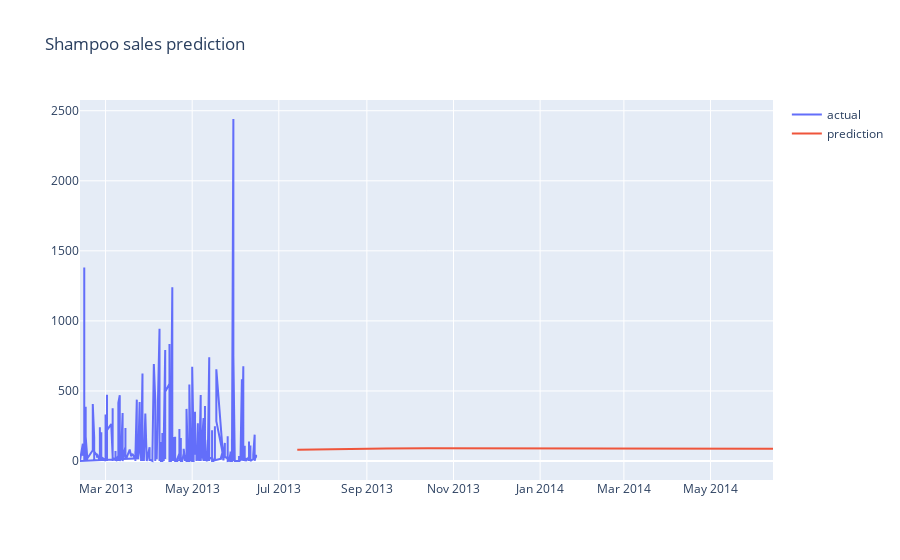

This figure's notebook cell:
### Code cell
plot_data = [
    go.Scatter(
        x=df_proj.index,
        y=df_proj['CALLS_duration'],
        name='actual'
    ),
    go.Scatter(
        x=df_proj.index,
        y=df_proj['Prediction'],
        name='prediction'
    )
]

plot_layout = go.Layout(
        title='Shampoo sales prediction'
    )
fig = go.Figure(data=plot_data, layout=plot_layout)
pyoff.iplot(fig)

### Figure 1 — Plotly figure (JSON) as saved in the notebook; plotly's stock layout.template omitted (floating-point values rounded to 4 significant figures; data arrays with more than 128 entries replaced by an {"elided": "..."} marker saying what was removed)
{"data": [{"name": "actual", "type": "scatter", "x": {"elided": "535 str values"}, "y": {"elided": "535 int values"}}, {"name": "prediction", "type": "scatter", "x": {"elided": "535 str values"}, "y": {"elided": "535 float values"}}], "layout": {"title": {"text": "Shampoo sales prediction"}}}
